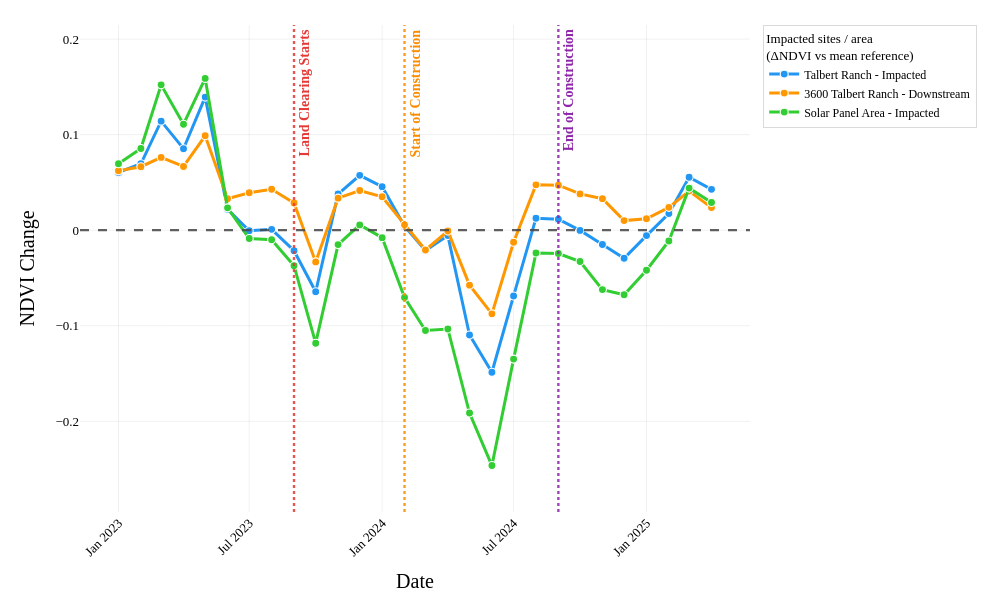

Notebook source saved alongside this figure:
### Code cell
# ============================================================
# Install once in Jupyter if needed:
# %pip install -U kaleido pillow
# ============================================================

import os
import pandas as pd
import plotly.express as px
import plotly.io as pio
from PIL import Image

# Optional: helps Kaleido locate Chrome
try:
    os.environ["BROWSER_PATH"] = str(pio.get_chrome())
except Exception:
    pass


# ============================================================
# USER SETTINGS
# Assumes your dataframe is already loaded as: new_df
# ============================================================

date_col = "month_year"

delta_cols = ["Talbert", "Talbert3600", "SolarFarm"]

legend_label_map = {
    "Talbert": "Talbert Ranch - Impacted",
    "Talbert3600": "3600 Talbert Ranch - Downstream",
    "SolarFarm": "Solar Panel Area - Impacted",
}

# ============================================================
# BRIGHTER VERSION OF YOUR SAME BLUE / ORANGE / GREEN COLORS
# ============================================================

color_discrete_map = {
    "Talbert": "#2196F3",       # brighter blue
    "Talbert3600": "#FF9800",   # brighter orange
    "SolarFarm": "#32CD32",     # brighter green
}

ANNOTATIONS = [
    ("Land Clearing Starts", "2023-09-01", "#E53935"),   # brighter red
    ("Start of Construction", "2024-02-01", "#FB8C00"),  # brighter orange
    ("End of Construction", "2024-09-01", "#8E24AA"),    # brighter purple
]

# Shift annotation text slightly to the right of each vertical line
EVENT_LABEL_XSHIFT = 1

# Output folder and files
OUT_DIR = r"lulc_analysis_report/veg_report/talbert_veg_report/markum/ndvi_plot_outputs"
os.makedirs(OUT_DIR, exist_ok=True)

OUT_PNG_600   = os.path.join(OUT_DIR, "markum_monthly_ndvi_delta_600dpi.png")
OUT_PNG_1000  = os.path.join(OUT_DIR, "markum_monthly_ndvi_delta_1000dpi.png")
OUT_PDF       = os.path.join(OUT_DIR, "markum_monthly_ndvi_delta.pdf")
OUT_TIFF_1000 = os.path.join(OUT_DIR, "markum_monthly_ndvi_delta_1000dpi.tif")

# Display size that looks good in Jupyter / Plotly viewer
DISPLAY_WIDTH_PX = 1000
DISPLAY_HEIGHT_PX = 600

# Publication figure width
FIG_WIDTH_IN = 8.3

# Export resolutions
PNG_DPI = 600
TIFF_DPI = 1000

# Darker text and cleaner grid
FONT_COLOR = "black"
AXIS_LABEL_COLOR = "black"
TICK_LABEL_COLOR = "black"
GRID_COLOR = "rgba(0,0,0,0.06)"
ZERO_LINE_COLOR = "rgba(70,70,70,0.85)"
LEGEND_BG = "rgba(255,255,255,0.97)"


# ============================================================
# HELPER FUNCTION FOR GOOD-QUALITY EXPORT
# ============================================================

def export_scaled_png(fig, out_path, dpi, display_width_px, display_height_px, fig_width_in):
    """
    Export Plotly figure so the saved raster keeps the same proportions
    as the good-looking Plotly/Jupyter display version.
    """

    target_width_px = int(fig_width_in * dpi)
    scale_factor = target_width_px / display_width_px

    fig.write_image(
        out_path,
        format="png",
        width=display_width_px,
        height=display_height_px,
        scale=scale_factor
    )

    # Add DPI metadata
    with Image.open(out_path) as img:
        img.save(out_path, dpi=(dpi, dpi))

    print(f"Saved {dpi} dpi PNG: {out_path}")
    print(
        f"Pixel size: "
        f"{int(display_width_px * scale_factor)} x "
        f"{int(display_height_px * scale_factor)}"
    )


# ============================================================
# PREP DATA
# ============================================================

df = new_df.copy()

# Convert date column to datetime
df[date_col] = pd.to_datetime(df[date_col], errors="coerce")

# Drop rows where date could not be read
df = df.dropna(subset=[date_col]).copy()

# IMPORTANT FIX:
# Convert pandas Timestamp values to plain Python datetime objects.
# This prevents Kaleido/Plotly export errors:
# "Type is not JSON serializable: Timestamp"
df[date_col] = df[date_col].apply(lambda x: x.to_pydatetime())

df_long = df.melt(
    id_vars=[date_col],
    value_vars=delta_cols,
    var_name="Series",
    value_name="NDVI Change"
)

df_long["NDVI Change"] = pd.to_numeric(
    df_long["NDVI Change"],
    errors="coerce"
)

df_long = df_long.dropna(subset=["NDVI Change"]).copy()

# Replace series names with publication-friendly labels
df_long["Series"] = df_long["Series"].map(
    lambda x: legend_label_map.get(x, x)
)

# Plotly color map must use the final displayed legend labels
color_map_for_plot = {
    legend_label_map.get(k, k): v
    for k, v in color_discrete_map.items()
}

# Compute y range with padding
if df_long["NDVI Change"].notna().any():
    y_min = float(df_long["NDVI Change"].min())
    y_max = float(df_long["NDVI Change"].max())
    y_pad = max(0.03, float((y_max - y_min) * 0.12))
else:
    y_min, y_max, y_pad = -0.1, 0.1, 0.03

y_range = [
    float(y_min - y_pad),
    float(y_max + y_pad * 1.15)
]


# ============================================================
# BUILD FIGURE
# ============================================================

fig = px.line(
    df_long,
    x=date_col,
    y="NDVI Change",
    color="Series",
    markers=True,
    color_discrete_map=color_map_for_plot
)

# Brighter, clearer lines and markers
fig.update_traces(
    line=dict(width=3.0),
    marker=dict(
        size=8,
        line=dict(width=1.1, color="white")
    ),
    hovertemplate=(
        "Date: %{x|%b %Y}<br>"
        "%{fullData.name}: %{y:.3f}"
        "<extra></extra>"
    )
)

# Reference line at zero
fig.add_hline(
    y=0,
    line_dash="dash",
    line_color=ZERO_LINE_COLOR,
    line_width=2.2
)

# Vertical event lines + shifted annotations
for txt, d, c in ANNOTATIONS:

    # Use plain Python datetime, not pandas Timestamp
    x = pd.to_datetime(d).to_pydatetime()

    # Keep the vertical stage-period line at the correct date
    fig.add_vline(
        x=x,
        line_dash="dot",
        line_color=c,
        line_width=2.4,
        opacity=0.85
    )

    # Move only the annotation text slightly to the right
    fig.add_annotation(
        x=x,
        y=0.995,
        xref="x",
        yref="paper",
        text=f"<b>{txt}</b>",
        showarrow=False,
        textangle=-90,
        xanchor="left",
        yanchor="top",
        xshift=EVENT_LABEL_XSHIFT,
        font=dict(
            color=c,
            size=14,
            family="Times New Roman, Times, serif"
        )
    )


# ============================================================
# LAYOUT
# ============================================================

fig.update_layout(
    template="plotly_white",
    width=DISPLAY_WIDTH_PX,
    height=DISPLAY_HEIGHT_PX,

    # Remove internal title entirely
    title=None,

    font=dict(
        family="Times New Roman, Times, serif",
        size=14,
        color=FONT_COLOR
    ),

    legend=dict(
        title=dict(
            text="Impacted sites / area<br>(ΔNDVI vs mean reference)",
            font=dict(
                family="Times New Roman, Times, serif",
                size=13,
                color="black"
            )
        ),
        x=1.02,
        y=1.0,
        xanchor="left",
        yanchor="top",
        bgcolor=LEGEND_BG,
        bordercolor="rgba(0,0,0,0.18)",
        borderwidth=0.8,
        font=dict(
            family="Times New Roman, Times, serif",
            size=12,
            color="black"
        )
    ),

    margin=dict(l=80, r=250, t=25, b=75),
    plot_bgcolor="white",
    paper_bgcolor="white"
)

fig.update_xaxes(
    title_text="Date",
    tickformat="%b %Y",
    dtick="M6",
    tickangle=-45,
    showgrid=True,
    gridcolor=GRID_COLOR,
    gridwidth=1,
    showline=False,
    zeroline=False,
    tickfont=dict(
        family="Times New Roman, Times, serif",
        size=13,
        color=TICK_LABEL_COLOR
    ),
    title_font=dict(
        family="Times New Roman, Times, serif",
        size=20,   # increased x-axis label size
        color=AXIS_LABEL_COLOR
    )
)

fig.update_yaxes(
    title_text="NDVI Change",
    range=y_range,
    showgrid=True,
    gridcolor=GRID_COLOR,
    gridwidth=1,
    zeroline=False,
    showline=False,
    tickfont=dict(
        family="Times New Roman, Times, serif",
        size=13,
        color=TICK_LABEL_COLOR
    ),
    title_font=dict(
        family="Times New Roman, Times, serif",
        size=20,   # increased y-axis label size
        color=AXIS_LABEL_COLOR
    )
)


# ============================================================
# EXPORT
# ============================================================

print("\nExporting NDVI figure...")

# 600 dpi PNG
try:
    export_scaled_png(
        fig,
        OUT_PNG_600,
        dpi=PNG_DPI,
        display_width_px=DISPLAY_WIDTH_PX,
        display_height_px=DISPLAY_HEIGHT_PX,
        fig_width_in=FIG_WIDTH_IN
    )
except Exception as e:
    print(f"600 dpi PNG export failed: {e}")

# 1000 dpi PNG
try:
    export_scaled_png(
        fig,
        OUT_PNG_1000,
        dpi=TIFF_DPI,
        display_width_px=DISPLAY_WIDTH_PX,
        display_height_px=DISPLAY_HEIGHT_PX,
        fig_width_in=FIG_WIDTH_IN
    )
except Exception as e:
    print(f"1000 dpi PNG export failed: {e}")

# PDF export
# PDF is vector-based, so export at display size.
try:
    fig.write_image(
        OUT_PDF,
        format="pdf",
        width=DISPLAY_WIDTH_PX,
        height=DISPLAY_HEIGHT_PX,
        scale=1
    )
    print(f"Saved PDF: {OUT_PDF}")
except Exception as e:
    print(f"PDF export failed: {e}")

# TIFF export from 1000 dpi PNG
try:
    if os.path.exists(OUT_PNG_1000):
        with Image.open(OUT_PNG_1000) as img:
            img.save(
                OUT_TIFF_1000,
                dpi=(TIFF_DPI, TIFF_DPI),
                compression="tiff_lzw"
            )
        print(f"Saved 1000 dpi TIFF: {OUT_TIFF_1000}")
    else:
        print("TIFF export skipped because the 1000 dpi PNG was not created.")
except Exception as e:
    print(f"TIFF export failed: {e}")


# ============================================================
# SHOW FIGURE
# ============================================================

fig.show()

### Figure 1 — Plotly figure (JSON) as saved in the notebook; plotly's stock layout.template omitted (floating-point values rounded to 4 significant figures)
{"data": [{"hovertemplate": "Date: %{x|%b %Y}<br>%{fullData.name}: %{y:.3f}<extra></extra>", "legendgroup": "Talbert Ranch - Impacted", "line": {"color": "#2196F3", "dash": "solid", "width": 3}, "marker": {"line": {"color": "white", "width": 1.1}, "size": 8, "symbol": "circle"}, "mode": "lines+markers", "name": "Talbert Ranch - Impacted", "orientation": "v", "showlegend": true, "type": "scatter", "x": ["2023-01-01T00:00:00", "2023-02-01T00:00:00", "2023-03-01T00:00:00", "2023-04-01T00:00:00", "2023-05-01T00:00:00", "2023-06-01T00:00:00", "2023-07-01T00:00:00", "2023-08-01T00:00:00", "2023-09-01T00:00:00", "2023-10-01T00:00:00", "2023-11-01T00:00:00", "2023-12-01T00:00:00", "2024-01-01T00:00:00", "2024-02-01T00:00:00", "2024-03-01T00:00:00", "2024-04-01T00:00:00", "2024-05-01T00:00:00", "2024-06-01T00:00:00", "2024-07-01T00:00:00", "2024-08-01T00:00:00", "2024-09-01T00:00:00", "2024-10-01T00:00:00", "2024-11-01T00:00:00", "2024-12-01T00:00:00", "2025-01-01T00:00:00", "2025-02-01T00:00:00", "2025-03-01T00:00:00", "2025-04-01T00:00:00"], "xaxis": "x", "y": [0.0605, 0.06954, 0.1141, 0.08527, 0.1393, 0.02197, -0.0005244, 0.000927, -0.02147, -0.06437, 0.03783, 0.05739, 0.04559, 0.004261, -0.02126, -0.005627, -0.1097, -0.1487, -0.06877, 0.01259, 0.0116, -0.0001879, -0.015, -0.0293, -0.005652, 0.01747, 0.05543, 0.04274], "yaxis": "y"}, {"hovertemplate": "Date: %{x|%b %Y}<br>%{fullData.name}: %{y:.3f}<extra></extra>", "legendgroup": "3600 Talbert Ranch - Downstream", "line": {"color": "#FF9800", "dash": "solid", "width": 3}, "marker": {"line": {"color": "white", "width": 1.1}, "size": 8, "symbol": "circle"}, "mode": "lines+markers", "name": "3600 Talbert Ranch - Downstream", "orientation": "v", "showlegend": true, "type": "scatter", "x": ["2023-01-01T00:00:00", "2023-02-01T00:00:00", "2023-03-01T00:00:00", "2023-04-01T00:00:00", "2023-05-01T00:00:00", "2023-06-01T00:00:00", "2023-07-01T00:00:00", "2023-08-01T00:00:00", "2023-09-01T00:00:00", "2023-10-01T00:00:00", "2023-11-01T00:00:00", "2023-12-01T00:00:00", "2024-01-01T00:00:00", "2024-02-01T00:00:00", "2024-03-01T00:00:00", "2024-04-01T00:00:00", "2024-05-01T00:00:00", "2024-06-01T00:00:00", "2024-07-01T00:00:00", "2024-08-01T00:00:00", "2024-09-01T00:00:00", "2024-10-01T00:00:00", "2024-11-01T00:00:00", "2024-12-01T00:00:00", "2025-01-01T00:00:00", "2025-02-01T00:00:00", "2025-03-01T00:00:00", "2025-04-01T00:00:00"], "xaxis": "x", "y": [0.06223, 0.06647, 0.0762, 0.06671, 0.09878, 0.03295, 0.03915, 0.0428, 0.02855, -0.03316, 0.03354, 0.04159, 0.03494, 0.005611, -0.02071, -0.0008438, -0.0575, -0.08751, -0.01264, 0.04746, 0.04708, 0.03802, 0.03301, 0.01004, 0.01194, 0.0239, 0.04095, 0.02368], "yaxis": "y"}, {"hovertemplate": "Date: %{x|%b %Y}<br>%{fullData.name}: %{y:.3f}<extra></extra>", "legendgroup": "Solar Panel Area - Impacted", "line": {"color": "#32CD32", "dash": "solid", "width": 3}, "marker": {"line": {"color": "white", "width": 1.1}, "size": 8, "symbol": "circle"}, "mode": "lines+markers", "name": "Solar Panel Area - Impacted", "orientation": "v", "showlegend": true, "type": "scatter", "x": ["2023-01-01T00:00:00", "2023-02-01T00:00:00", "2023-03-01T00:00:00", "2023-04-01T00:00:00", "2023-05-01T00:00:00", "2023-06-01T00:00:00", "2023-07-01T00:00:00", "2023-08-01T00:00:00", "2023-09-01T00:00:00", "2023-10-01T00:00:00", "2023-11-01T00:00:00", "2023-12-01T00:00:00", "2024-01-01T00:00:00", "2024-02-01T00:00:00", "2024-03-01T00:00:00", "2024-04-01T00:00:00", "2024-05-01T00:00:00", "2024-06-01T00:00:00", "2024-07-01T00:00:00", "2024-08-01T00:00:00", "2024-09-01T00:00:00", "2024-10-01T00:00:00", "2024-11-01T00:00:00", "2024-12-01T00:00:00", "2025-01-01T00:00:00", "2025-02-01T00:00:00", "2025-03-01T00:00:00", "2025-04-01T00:00:00"], "xaxis": "x", "y": [0.06959, 0.08544, 0.1521, 0.1109, 0.1588, 0.02339, -0.008698, -0.01002, -0.03707, -0.1182, -0.01504, 0.005567, -0.007768, -0.07047, -0.105, -0.1033, -0.1913, -0.2462, -0.1349, -0.02379, -0.02433, -0.03273, -0.06213, -0.06754, -0.04188, -0.01122, 0.04405, 0.02907], "yaxis": "y"}], "layout": {"annotations": [{"font": {"color": "#E53935", "family": "Times New Roman, Times, serif", "size": 14}, "showarrow": false, "text": "<b>Land Clearing Starts</b>", "textangle": -90, "x": "2023-09-01T00:00:00", "xanchor": "left", "xref": "x", "xshift": 1, "y": 0.995, "yanchor": "top", "yref": "paper"}, {"font": {"color": "#FB8C00", "family": "Times New Roman, Times, serif", "size": 14}, "showarrow": false, "text": "<b>Start of Construction</b>", "textangle": -90, "x": "2024-02-01T00:00:00", "xanchor": "left", "xref": "x", "xshift": 1, "y": 0.995, "yanchor": "top", "yref": "paper"}, {"font": {"color": "#8E24AA", "family": "Times New Roman, Times, serif", "size": 14}, "showarrow": false, "text": "<b>End of Construction</b>", "textangle": -90, "x": "2024-09-01T00:00:00", "xanchor": "left", "xref": "x", "xshift": 1, "y": 0.995, "yanchor": "top", "yref": "paper"}], "font": {"color": "black", "family": "Times New Roman, Times, serif", "size": 14}, "height": 600, "legend": {"bgcolor": "rgba(255,255,255,0.97)", "bordercolor": "rgba(0,0,0,0.18)", "borderwidth": 0.8, "font": {"color": "black", "family": "Times New Roman, Times, serif", "size": 12}, "title": {"font": {"color": "black", "family": "Times New Roman, Times, serif", "size": 13}, "text": "Impacted sites / area<br>(ΔNDVI vs mean reference)"}, "tracegroupgap": 0, "x": 1.02, "xanchor": "left", "y": 1, "yanchor": "top"}, "margin": {"b": 75, "l": 80, "r": 250, "t": 25}, "paper_bgcolor": "white", "plot_bgcolor": "white", "shapes": [{"line": {"color": "rgba(70,70,70,0.85)", "dash": "dash", "width": 2.2}, "type": "line", "x0": 0, "x1": 1, "xref": "x domain", "y0": 0, "y1": 0, "yref": "y"}, {"line": {"color": "#E53935", "dash": "dot", "width": 2.4}, "opacity": 0.85, "type": "line", "x0": "2023-09-01T00:00:00", "x1": "2023-09-01T00:00:00", "xref": "x", "y0": 0, "y1": 1, "yref": "y domain"}, {"line": {"color": "#FB8C00", "dash": "dot", "width": 2.4}, "opacity": 0.85, "type": "line", "x0": "2024-02-01T00:00:00", "x1": "2024-02-01T00:00:00", "xref": "x", "y0": 0, "y1": 1, "yref": "y domain"}, {"line": {"color": "#8E24AA", "dash": "dot", "width": 2.4}, "opacity": 0.85, "type": "line", "x0": "2024-09-01T00:00:00", "x1": "2024-09-01T00:00:00", "xref": "x", "y0": 0, "y1": 1, "yref": "y domain"}], "title": {}, "width": 1000, "xaxis": {"anchor": "y", "domain": [0, 1], "dtick": "M6", "gridcolor": "rgba(0,0,0,0.06)", "gridwidth": 1, "showgrid": true, "showline": false, "tickangle": -45, "tickfont": {"color": "black", "family": "Times New Roman, Times, serif", "size": 13}, "tickformat": "%b %Y", "title": {"font": {"color": "black", "family": "Times New Roman, Times, serif", "size": 20}, "text": "Date"}, "zeroline": false}, "yaxis": {"anchor": "x", "domain": [0, 1], "gridcolor": "rgba(0,0,0,0.06)", "gridwidth": 1, "range": [-0.2949, 0.2147], "showgrid": true, "showline": false, "tickfont": {"color": "black", "family": "Times New Roman, Times, serif", "size": 13}, "title": {"font": {"color": "black", "family": "Times New Roman, Times, serif", "size": 20}, "text": "NDVI Change"}, "zeroline": false}}}
